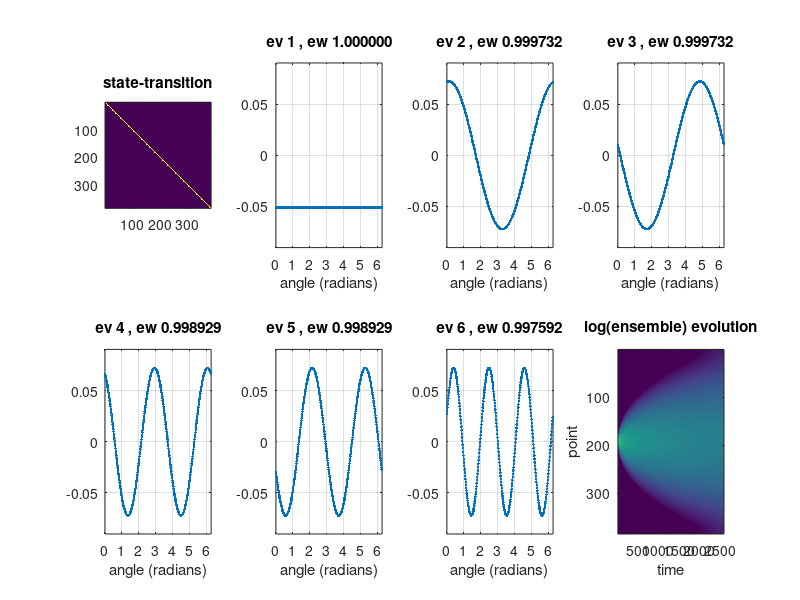

Write MATLAB code to recreate this figure.
%%%%%%%%;
% some number of states: all in a (periodic) line. ;
%%%%%%%%;
n_point = 384;
% The typical ensenble converge rate is very slow since the second largest
% eigenvalue is very close to 1. The eiquilibrium of this markov model is
% eigenvector of eigenvalue of 1.
%%%%%%%%;
% some number of neighbors count as 'close'. ;
% i.e., given that you start at the x in the line: ;
% --------x-------- ;
% you can jump to any state with an 'o' in the line: ;
% as well as 'jumping' to the original x. ;
% -----oooxooo----- ;
% so the number of states you can possibly transition to is: ;
% 1 + 2*n_neighbor. ;
% Note also that the domain is periodic, ;
% so if you start near one edge you might jump over to the other side. ;
% E.g., :
% -x--------------- ;
% jumps to: ;
% oxooo----------oo ;
%%%%%%%%;
n_neighbor = 2;

%%%%%%%%;
% use sparse matrix data structure in matlab. ;
%%%%%%%%;
step_ = -n_neighbor:n_neighbor; %<-- a list of step sizes of length 1 + 2*n_neighbor. ;
n_step = numel(step_); %<-- should be 1 + 2*n_neighbor. ;
P_index_row_ = zeros(n_step*n_point,1);
P_index_col_ = zeros(n_step*n_point,1);
na=0;
for npoint=0:n_point-1;
for nstep=0:n_step-1;
ncol = npoint;
nrow = npoint + step_(1+nstep); %<-- might run over one of the edges. ;
if (nrow< 0); nrow = nrow + n_point; end;
if (nrow>=n_point); nrow = nrow - n_point; end;
P_index_row_(1+na) = nrow;
P_index_col_(1+na) = ncol;
na = na+1;
end;%for nstep=0:n_step-1;
end;%for npoint=0:n_point-1;
P__ = sparse(1+P_index_row_,1+P_index_col_,1/n_step,n_point,n_point);
[V__,D__] = eigs(P__,6); D_ = diag(D__); %<-- note that the second largest eigenvalue is very close to 1. This implies very slow decay (for the lowest eigenmodes). ;
n_t = ceil(log(0.5)/log(D_(1+1))); %<-- we make sure to take sufficiently many timesteps so that the slowest decaying mode will be reduced by a factor of 2. ;
Y__ = zeros(n_point,n_t);
%Y__(1+floor(n_point/2),1+0) = 1;
Y__(floor(n_point/2),1+0) = 1; %<-- initial ensemble-distribution: starting with an ensemble all concentrated at a single point. ;
for nt=1:n_t-1;
Y__(:,1+nt) = P__*Y__(:,1+nt-1);
end;%for nt=1:n_t-1;

figure(1); clf;
subplot(2,4,1);
imagesc(P__,[0,1/n_step]); axis image;
title('state-transition');
nf=0;
for nf=0:6-1;
subplot(2,4,1+1+nf);
plot(2*pi*(0:n_point-1)/n_point,V__(:,1+nf),'.-');
xlim([0,2*pi]); xlabel('angle (radians)');
ystd = max(abs(V__(:)))*1.25;
ylim(ystd*[-1,+1]);
grid on;
title(sprintf('ev %d , ew %0.6f',1+nf,D_(1+nf)));
end;%for nf=0:6-1;
subplot(2,4,8);
imagesc(log(Y__),[-9,0]);
xlabel('time');
ylabel('point');
title('log(ensemble) evolution');
set(gcf,'Position',1+[0,0,1024*2,1024]);
